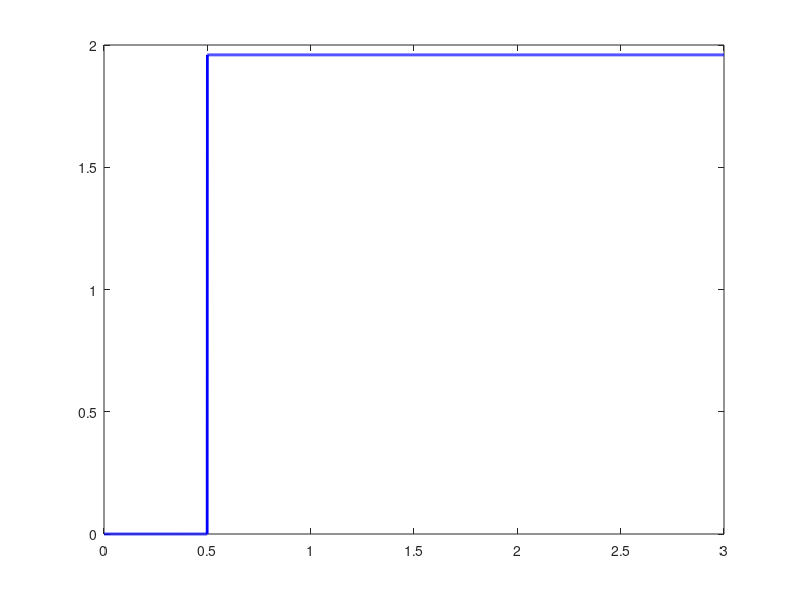

Write the MATLAB code that produced this figure. (Note: this script raises an error after producing the figure.)
%% Gráficas de Consignas Escalón en Eje Directo v_ds^{r*}(t) - Inciso 5.1.6.d
clc;
close all;

%% 1. Parámetros de tiempo y amplitudes
t_step = 0.5;          % Instante de aplicación del escalón [s]
t_fin  = 3.0;          % Tiempo final de simulación [s] (ajustable a tu modelo)
V_mag  = 1.9596;       % Magnitud Vqs_nom / 10 [Vcc]

t = linspace(0, t_fin, 3000);

% Construcción de las 3 señales escalón en t = 0.5 s
vds_pos  = V_mag  * double(t >= t_step);   % Caso 1: +1.9596 V (Field Forcing)
vds_neg  = -V_mag * double(t >= t_step);   % Caso 2: -1.9596 V (Field Weakening)
vds_cero = zeros(size(t));                 % Caso 3:  0 V      (Caso Base)

%% 2. Figura 1: Escalón Positivo (+1.9596 V)
figure('Name', 'Consigna vds* Positiva', 'Color', 'w', 'Position', [100 150 750 380]);
plot(t, vds_pos, 'b-', 'LineWidth', 2);
hold on;
xline(t_step, 'k--', sprintf('t_{step} = %.1f s', t_step), ...
    'LabelVerticalAlignment', 'bottom', 'HandleVisibility', 'off');
grid on;
xlabel('Tiempo [s]', 'FontWeight', 'bold');
ylabel('v_{ds}^{r*}(t) [V_{cc}]', 'FontWeight', 'bold');
title('Consigna Escalón Positiva: v_{ds}^{r*}(t) = +1.9596 V (Reforzamiento de Campo)', 'FontSize', 11);
ylim([-0.5, 2.5]);
xlim([0, t_fin]);

%% 3. Figura 2: Escalón Negativo (-1.9596 V)
figure('Name', 'Consigna vds* Negativa', 'Color', 'w', 'Position', [140 120 750 380]);
plot(t, vds_neg, 'r-', 'LineWidth', 2);
hold on;
xline(t_step, 'k--', sprintf('t_{step} = %.1f s', t_step), ...
    'LabelVerticalAlignment', 'top', 'HandleVisibility', 'off');
grid on;
xlabel('Tiempo [s]', 'FontWeight', 'bold');
ylabel('v_{ds}^{r*}(t) [V_{cc}]', 'FontWeight', 'bold');
title('Consigna Escalón Negativa: v_{ds}^{r*}(t) = -1.9596 V (Debilitamiento de Campo)', 'FontSize', 11);
ylim([-2.5, 0.5]);
xlim([0, t_fin]);

%% 4. Figura 3: Consigna Nula (0 V)
figure('Name', 'Consigna vds* Nula', 'Color', 'w', 'Position', [180 90 750 380]);
plot(t, vds_cero, 'Color', [0.1 0.6 0.2], 'LineWidth', 2);
hold on;
xline(t_step, 'k--', sprintf('t_{step} = %.1f s', t_step), ...
    'LabelVerticalAlignment', 'bottom', 'HandleVisibility', 'off');
grid on;
xlabel('Tiempo [s]', 'FontWeight', 'bold');
ylabel('v_{ds}^{r*}(t) [V_{cc}]', 'FontWeight', 'bold');
title('Consigna Nula: v_{ds}^{r*}(t) = 0 V (Operación Base Desacoplada)', 'FontSize', 11);
ylim([-1.0, 1.0]);
xlim([0, t_fin]);
